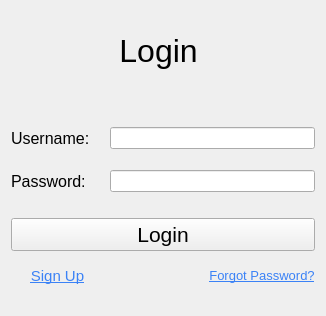
<?xml version="1.0" encoding="UTF-8"?>
<ui version="4.0">
 <class>LoginPage</class>
 <widget class="QWidget" name="LoginPage">
  <property name="geometry">
   <rect>
    <x>0</x>
    <y>0</y>
    <width>326</width>
    <height>316</height>
   </rect>
  </property>
  <property name="windowTitle">
   <string>Form</string>
  </property>
  <property name="styleSheet">
   <string notr="true"/>
  </property>
  <layout class="QGridLayout" name="gridLayout">
   <item row="2" column="1" colspan="2">
    <widget class="QLineEdit" name="lineEdit_UserName"/>
   </item>
   <item row="9" column="2">
    <widget class="QPushButton" name="pushButton_ForgotPassword">
     <property name="font">
      <font>
       <pointsize>10</pointsize>
       <underline>true</underline>
      </font>
     </property>
     <property name="styleSheet">
      <string notr="true">QPushButton {
    border: none;
    background: transparent;
    color: #3b82f6;
    text-decoration: underline;
}

QPushButton:hover {
    color: #2563eb;
}</string>
     </property>
     <property name="text">
      <string>Forgot Password?</string>
     </property>
    </widget>
   </item>
   <item row="4" column="1" colspan="2">
    <widget class="QLineEdit" name="lineEdit_Password">
     <property name="echoMode">
      <enum>QLineEdit::EchoMode::Password</enum>
     </property>
    </widget>
   </item>
   <item row="2" column="0">
    <widget class="QLabel" name="label_UserName">
     <property name="font">
      <font>
       <pointsize>12</pointsize>
      </font>
     </property>
     <property name="text">
      <string>Username: </string>
     </property>
    </widget>
   </item>
   <item row="0" column="0" colspan="3">
    <widget class="QLabel" name="label">
     <property name="font">
      <font>
       <pointsize>24</pointsize>
      </font>
     </property>
     <property name="text">
      <string>Login </string>
     </property>
     <property name="alignment">
      <set>Qt::AlignmentFlag::AlignCenter</set>
     </property>
    </widget>
   </item>
   <item row="1" column="1">
    <spacer name="verticalSpacer_2">
     <property name="orientation">
      <enum>Qt::Orientation::Vertical</enum>
     </property>
     <property name="sizeType">
      <enum>QSizePolicy::Policy::Fixed</enum>
     </property>
     <property name="sizeHint" stdset="0">
      <size>
       <width>20</width>
       <height>30</height>
      </size>
     </property>
    </spacer>
   </item>
   <item row="7" column="0" colspan="3">
    <widget class="QPushButton" name="pushButton_Login">
     <property name="font">
      <font>
       <pointsize>16</pointsize>
      </font>
     </property>
     <property name="text">
      <string>Login</string>
     </property>
    </widget>
   </item>
   <item row="10" column="1">
    <spacer name="verticalSpacer">
     <property name="orientation">
      <enum>Qt::Orientation::Vertical</enum>
     </property>
     <property name="sizeType">
      <enum>QSizePolicy::Policy::Fixed</enum>
     </property>
     <property name="sizeHint" stdset="0">
      <size>
       <width>20</width>
       <height>20</height>
      </size>
     </property>
    </spacer>
   </item>
   <item row="9" column="0">
    <widget class="QPushButton" name="pushButton_sSignUp">
     <property name="font">
      <font>
       <pointsize>11</pointsize>
       <underline>true</underline>
      </font>
     </property>
     <property name="styleSheet">
      <string notr="true">QPushButton {
    border: none;
    background: transparent;
    color: #3b82f6;
    text-decoration: underline;
}

QPushButton:hover {
    color: #2563eb;
}</string>
     </property>
     <property name="text">
      <string>Sign Up</string>
     </property>
     <property name="flat">
      <bool>false</bool>
     </property>
    </widget>
   </item>
   <item row="4" column="0">
    <widget class="QLabel" name="label_Password">
     <property name="font">
      <font>
       <pointsize>12</pointsize>
      </font>
     </property>
     <property name="text">
      <string>Password: </string>
     </property>
    </widget>
   </item>
   <item row="3" column="1">
    <spacer name="verticalSpacer_4">
     <property name="orientation">
      <enum>Qt::Orientation::Vertical</enum>
     </property>
     <property name="sizeType">
      <enum>QSizePolicy::Policy::Fixed</enum>
     </property>
     <property name="sizeHint" stdset="0">
      <size>
       <width>20</width>
       <height>15</height>
      </size>
     </property>
    </spacer>
   </item>
   <item row="5" column="1">
    <spacer name="verticalSpacer_3">
     <property name="orientation">
      <enum>Qt::Orientation::Vertical</enum>
     </property>
     <property name="sizeType">
      <enum>QSizePolicy::Policy::Fixed</enum>
     </property>
     <property name="sizeHint" stdset="0">
      <size>
       <width>20</width>
       <height>20</height>
      </size>
     </property>
    </spacer>
   </item>
   <item row="8" column="0" colspan="3">
    <spacer name="verticalSpacer_5">
     <property name="orientation">
      <enum>Qt::Orientation::Vertical</enum>
     </property>
     <property name="sizeType">
      <enum>QSizePolicy::Policy::Fixed</enum>
     </property>
     <property name="sizeHint" stdset="0">
      <size>
       <width>20</width>
       <height>10</height>
      </size>
     </property>
    </spacer>
   </item>
  </layout>
 </widget>
 <tabstops>
  <tabstop>lineEdit_UserName</tabstop>
  <tabstop>lineEdit_Password</tabstop>
  <tabstop>pushButton_Login</tabstop>
  <tabstop>pushButton_sSignUp</tabstop>
  <tabstop>pushButton_ForgotPassword</tabstop>
 </tabstops>
 <resources/>
 <connections/>
</ui>
